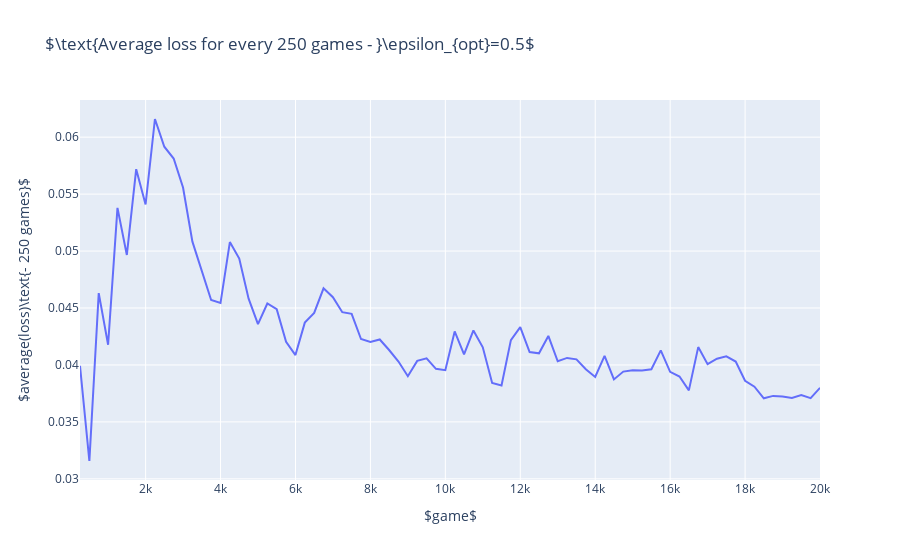

Source (notebook cell):
### Code cell
fig = go.Figure()

fig.add_trace(go.Scatter(x=x, y=losses, mode='lines'))

fig.update_layout(
    title=r'$\text{Average loss for every %d games - }\epsilon_{opt}=0.5$' % averaging_steps,
    xaxis_title=r'$game$',
    yaxis_title=r'$average(loss)\text{- %d games}$' % (averaging_steps),
)

fig.show()
